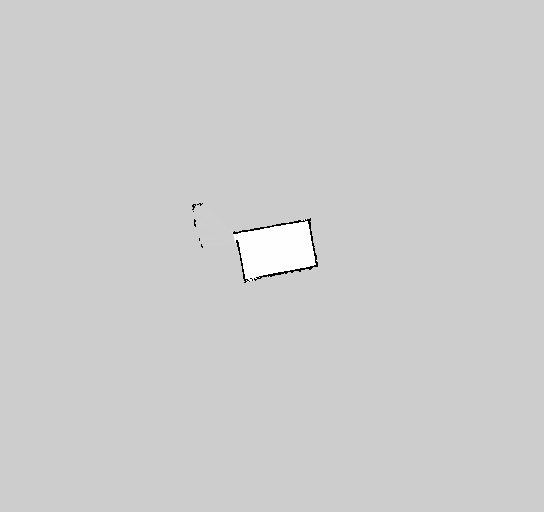
#> input picture maps/my_map - Copy.pgm, 544 x 512 px
$ jupyter execute imageProcessing.ipynb
#> lines starting #> are read from the running program, lines starting #| are printed output that depends on the picture; after the words box and inside, x2 and y2 are one past the last pixel; in counts of white or black regions, pixels touching at a corner belong together
[cell 1]
from scipy import ndimage
import matplotlib.pyplot as plt
import numpy as np
import os
import skimage.io as io
from skimage.transform import resize
import math as ma
import yaml

[cell 2]
filename = "maps/my_map - Copy.pgm"           #created a copy of the map with all the extra white space taken away
im = io.imread(filename)
#> im is the input picture: shape (512, 544); min 0, max 254, mean 205.2

print(im.shape)
#| (512, 544)
rows=im.shape[0]     #number of rows in the image
#> rows = 512
cols=im.shape[1]     #number of columns in the image
#> cols = 544
#print(im[250][250])

f = open("maps/my_map.yaml","r")
#print(f.read())
parsed_yaml_file = yaml.load(f, Loader=yaml.FullLoader)
#print(parsed_yaml_file["origin"])

resolution=parsed_yaml_file["resolution"]
origin=[0,0]
origin[0]=parsed_yaml_file["origin"][0]
origin[1]=parsed_yaml_file["origin"][1]
print(origin)

leftBotLoc=[0,0]
leftBotLoc[0]=parsed_yaml_file["origin"][0]
leftBotLoc[1]=parsed_yaml_file["origin"][1]

def genExtraBorderedimage(im):   #The extra bordered image is the one that is to be used, as it helps us make sure
    ebim=np.copy(im)             #that the robot does not collide with the wall.
    for i in range(rows):        #One problem this function could cause is that the coordinate (0,0) will be merged with the
        for j in range(cols):    #border. But that doesn't matter, because we use this code to generate a collision-free path
            if im[i][j]<10:
                for x in range(5):
                    for y in range(5):
                        ebim[i+x][j+y]=0
    return ebim

ebim=genExtraBorderedimage(im)
#> after the loop in genExtraBorderedimage, `for i in range(rows):`:
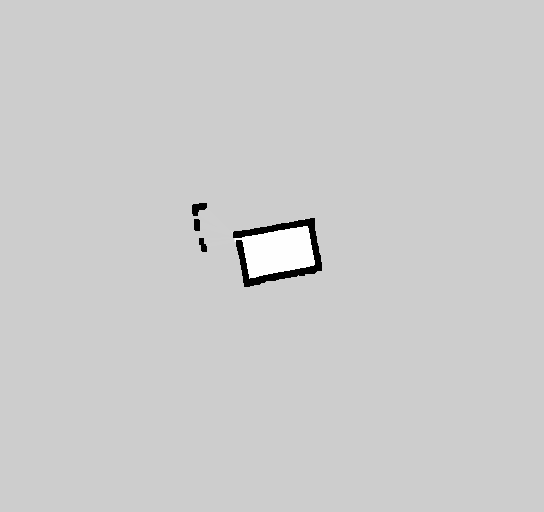
#> ebim: shape (512, 544); 0.51% of pixels changed, all inside (x1, y1, x2, y2) = (192, 203, 322, 287)

print(leftBotLoc)        #real coordinates of the left-most bottom pixel

# [14 lines of commented-out code are left out]

def xyFromRowCol(rowNo,colNo):         #gets the real coordinates for a given row and column number, i.e. pixel location
    x=(colNo*resolution)+leftBotLoc[0]
    y=((rows-rowNo)*resolution)+leftBotLoc[1]
    return [x,y]

def RowColFromXY(x,y):                #gets the pixel location for a given real coordinate
    colNo=(x-leftBotLoc[0])/resolution
    rowNo=rows-((y-leftBotLoc[1])/resolution)
    return [int(rowNo),int(colNo)]


print(xyFromRowCol(0,0))
print(xyFromRowCol(511,0))
print(xyFromRowCol(0,543))
print(xyFromRowCol(511,543))

print(RowColFromXY(-12.2,11.8))

def genRequiredPath(im):            #generates an orderly path in the required region
    path=[]
    pixelPath=[]
    for i in range(0,rows,2):
        for j in range(cols):
            if im[i][j]>250:
                point=xyFromRowCol(i,j)
                path.append(point)
                pixeLoc=[i,j]
                pixelPath.append(pixeLoc)
        i=i+1
        for j in range(cols-1,-1,-1):
            if im[i][j]>250:
                point=xyFromRowCol(i,j)
                path.append(point)
                pixeLoc=[i,j]
                pixelPath.append(pixeLoc)
    return path,pixelPath

print("hi")
path,pixelPath=genRequiredPath(ebim)
#> path = 2797 pairs, first value -0.45 to 3.5, second value -2.1 to 0.85; pixelPath = 2797 pairs, first value 219 to 278, second value 235 to 314
print(len(path),len(pixelPath))
#| 2797 2797

#print(path)        #The path the robot has to follow in terms of real coordinates
#print(pixelPath)    #The path the robot has to follow in terms of pixel coordinates

uni=np.unique(im)
#> uni = [0, 205, 206, 207, 208, 209, 216, 217, 218, 224, 227, 228, 232, 236, 247, 254]
print(len(uni))
#| 16
print(uni)
#| [  0 205 206 207 208 209 216 217 218 224 227 228 232 236 247 254]


loc=RowColFromXY(0,0)
#> loc = [236, 243]
print(loc)
#| [236, 243]
print(ebim[loc[0]][loc[1]])
#| 0
print(im[loc[0]][loc[1]])
#| 254


plt.figure()
plt.imshow(im,cmap="gray")
plt.figure()
plt.imshow(ebim,cmap="gray")
plt.axis("off")
plt.show()


$ run again, with maps/First_Map.pgm copied over maps/my_map - Copy.pgm
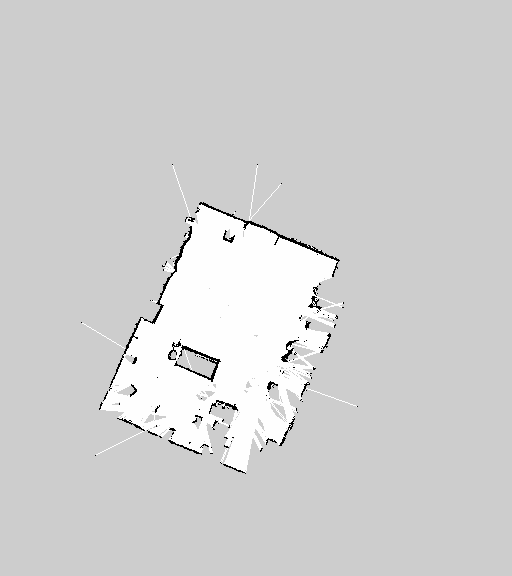
#> input picture maps/First_Map.pgm, 512 x 576 px
#> im is the input picture: shape (576, 512); min 0, max 254, mean 208.9
#| (576, 512)
#> after the loop in genExtraBorderedimage, `for i in range(rows):`:
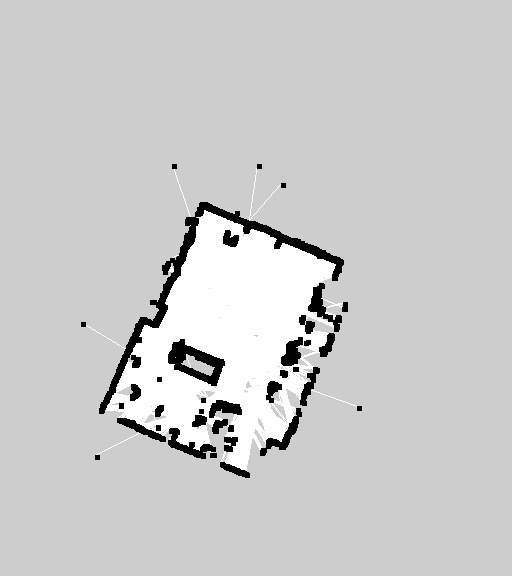
#> ebim: shape (576, 512); 2.56% of pixels changed, all inside (x1, y1, x2, y2) = (81, 164, 362, 478)
#> `path,pixelPath=genRequiredPath(ebim)`: path = 29224 items
#| 29224 29224
#> uni = [0, 205, 254]
#| 3
#| [  0 205 254]
#| [300, 243]
#| 254
#| 254
